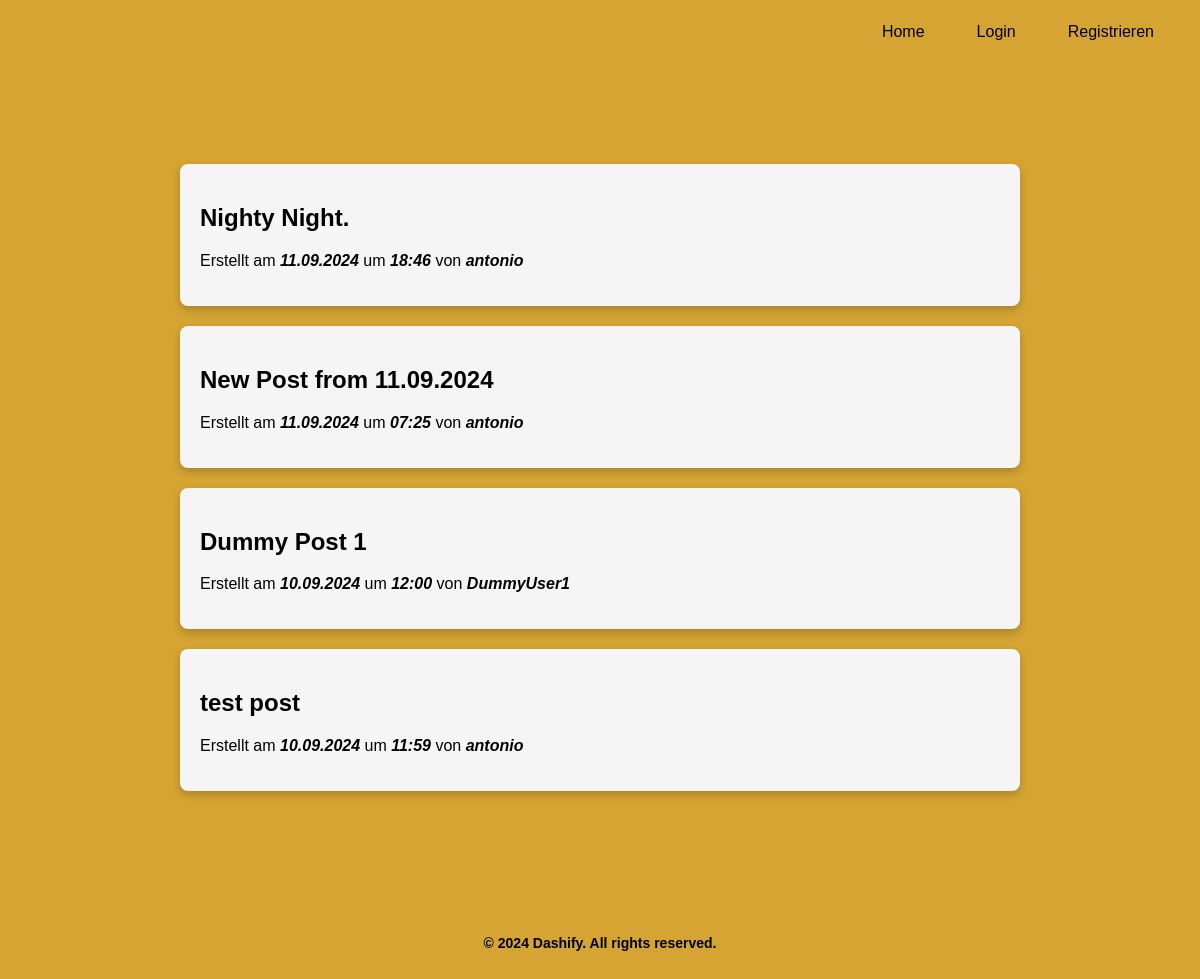
The app's page /posts/, older data.
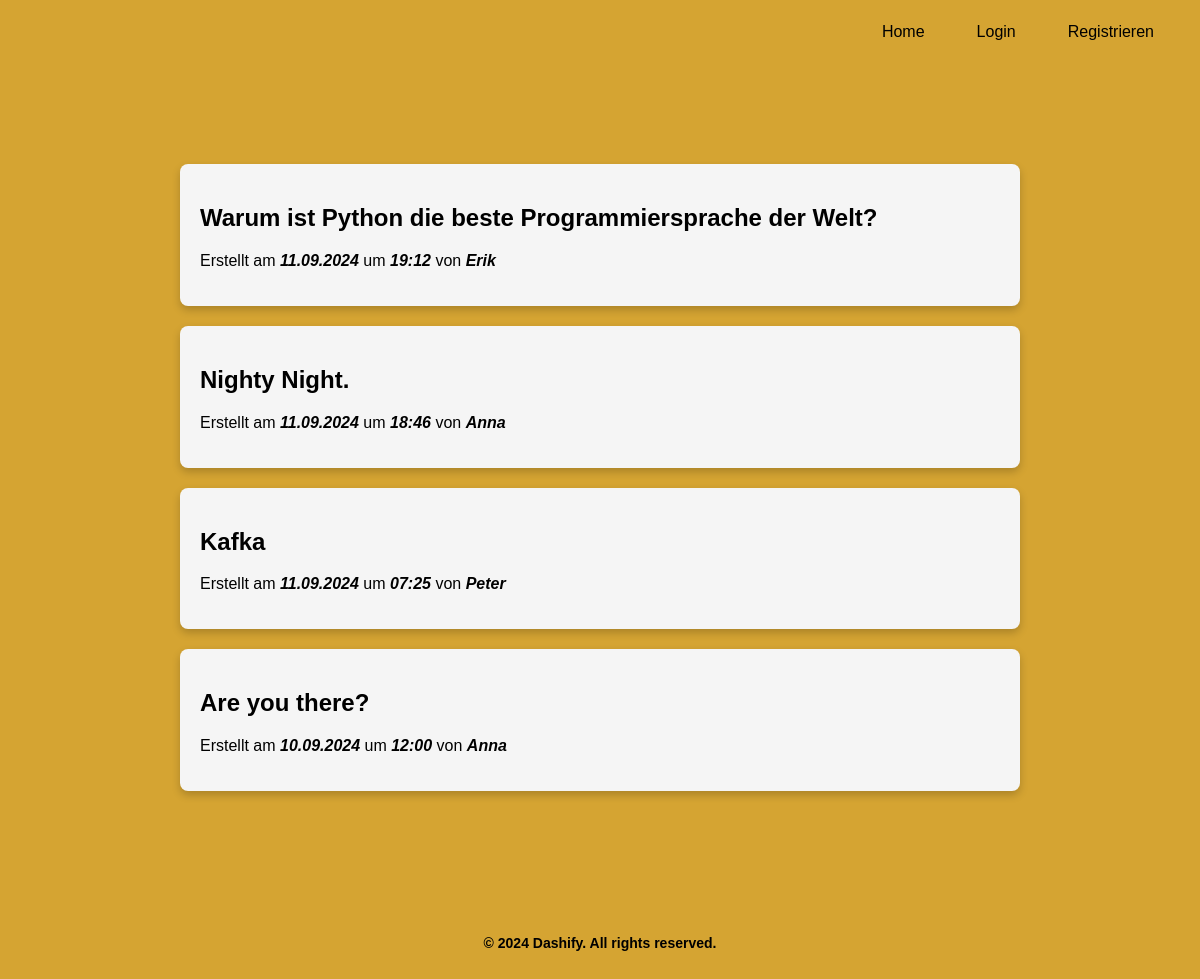
The same page, newer data.
### posts/models.py (models this page shows, shortened)
class Post(models.Model):
    title: str = models.CharField(max_length=75)
    body: str = models.TextField()
    slug: str = models.SlugField()
    date = models.DateTimeField(auto_now_add=True)
    banner = models.ImageField(default="fallback.png", blank=True)
    author = models.ForeignKey(User, on_delete=models.CASCADE, default=None)
    """ Methoden """

### posts/views.py (the view)
# urls.py: path("", views.posts_list, name="list"),
def posts_list(request):
    try:
        posts = Post.objects.all().order_by("-date")
        return render(request, "posts/posts_list.html", {"posts": posts})
    except Exception as e:
        logger.error(f"Error fetching posts: {e}")
        return render(request, "posts/error.html", {"error_message": "An error occurred while retrieving the posts."})

### posts/templates/posts/posts_list.html (shortened to what this page needs)
{% extends "layout.html" %}
{% block content %}
    <div class="container">
        {% for post in posts %}
            <article class="post">
                <h2>
                    <a href="{% url 'posts:page' slug=post.slug %}">
                    {{ post.title }}
                    </a>
                </h2>
                <p>
                    Erstellt am <b><i>{{ post.date|date:"d.m.Y" }}</i></b>
                    um <b><i>{{ post.date|date:"H:i" }}</i></b>
                    von <b><i>{{ post.author }}</i></b>
                </p>
            </article>
        {% endfor %}
    </div>
{% endblock content %}

### templates/layout.html (shortened to what this page needs)
<!DOCTYPE html>
{% load static %}
<html lang="en">
<head>
    <link rel="stylesheet" href="{% static 'css/style.css' %}">
</head>
<body>
    <nav class="navbar">
        <div class="nav-links">
            {% if user.is_authenticated %}
                <a href="{% url 'dashboard' %}" class="nav-link">Dashboard</a>
                <a href="{% url 'posts:list' %}" class="nav-link">Posts</a>
                <a href="{% url 'posts:new-post' %}" class="nav-link">New Post</a>
                <a href="{% url 'plot:plot' %}" class="nav-link">Plots erstellen</a>
                <a href="#" class="nav-link logout-link" onclick="event.preventDefault(); document.getElementById('logout-form').submit();">
                    Logout
                </a>
                <form id="logout-form" action="{% url 'users:logout' %}" method="POST" style="display: none;">
                    {% csrf_token %}
                </form>
            {% else %}
                <a href="/" class="nav-link">Home</a>
                <a href="{% url 'users:login' %}" class="nav-link">Login</a>
                <a href="{% url 'users:register' %}" class="nav-link">Registrieren</a>
            {% endif %}
        </div>
    </nav>
    <main>
        <div class="container">
            {% block content %}
            {% endblock content %}
        </div>
    </main>
    <footer>
        <div class="container">
            <p class="mb-0"><b>© 2024 Dashify. All rights reserved.</b></p>
        </div>
    </footer>
</body>
</html>

### static/css/style.css (style rules this page uses)
:root { --colourbg: #D5A432; --colorfont: black; --coloraccent: black; --colorhover: #134056; --colorfontbutton: whitesmoke; --colortitleposts: black; }
html, body { background-color: var(--colourbg); margin: 0; padding: 0; height: 100%; font-family: 'Arial', sans-serif; color: var(--coloraccent); display: flex; flex-direction: column; min-height: 100vh; }
.container { max-width: 1200px; margin: 0 auto; padding: 20px; flex: 1; }
a { text-decoration: none; color: var(--colortitlepost); }
nav.navbar { padding: 15px 30px; box-shadow: 0 4px 6px rgba(0, 0, 0, 0); display: flex; justify-content: right; align-items: center; }
nav.navbar .nav-links { display: flex; gap: 20px; }
nav.navbar a.nav-link { padding: 8px 16px; border-radius: 0; background-color: transparent; color: var(--coloraccent); font-weight: normal; transition: color 0.3s ease; }
main { display: flex; justify-content: center; padding: 40px 0; background-color: var(--colourbg); flex: 1; min-width: 400px; }
article.post, .card { background-color: whitesmoke; padding: 20px; border-radius: 8px; box-shadow: 0px 4px 8px rgba(0, 0, 0, 0.2); margin-bottom: 20px; width: 100%; max-width: 800px; }
article.post h2 { font-size: 24px; color: var(--colortitleposts); }
article.post p, .card p { font-size: 16px; color: var(--colorfont); }
footer { padding: 10px 30px; text-align: center; font-size: 14px; color: var(--coloraccent); box-shadow: 0 -2px 6px rgba(0, 0, 0, 0); margin-top: auto; }
.post { background-color: whitesmoke; padding: 30px; border-radius: 8px; box-shadow: 0 4px 10px rgba(0, 0, 0, 0.1); margin: 20px auto; max-width: 800px; }

Row changes from the older to the newer data that the page shows:
removed Post: title "test post", date "10.09.2024", date "11:59", author "antonio"
added Post: title "Warum ist Python die beste Programmiersprache der Welt?", date "11.09.2024", date "19:12", author "Erik"
changed Post "Nighty Night.": author "antonio" → "Anna"
changed Post: title "New Post from 11.09.2024" → "Kafka"; author "antonio" → "Peter"
changed Post: title "Dummy Post 1" → "Are you there?"; author "DummyUser1" → "Anna"
